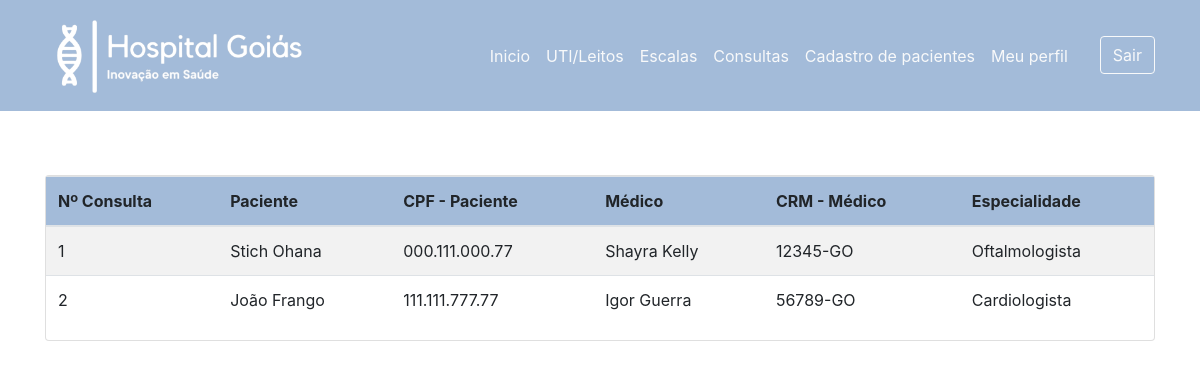
/controller/P_listagem-consulta.php (signed in), run on the app's committed database.
### tables this page shows
CREATE TABLE IF NOT EXISTS `consulta` (
  `id_consulta` int(11) NOT NULL AUTO_INCREMENT,
  `id_paciente` int(11) NOT NULL,
  `crm_med` varchar(15) NOT NULL,
  `id_leitos` varchar(5) DEFAULT NULL,
  `id_recepcao` int(11) NOT NULL,
  `hr_inicio` datetime NOT NULL,
  `hr_fim` datetime DEFAULT NULL,
  PRIMARY KEY (`id_consulta`),
  KEY `id_recepcao` (`id_recepcao`),
  KEY `id_paciente` (`id_paciente`),
  KEY `crm_med` (`crm_med`),
  KEY `id_leitos` (`id_leitos`)
);

CREATE TABLE IF NOT EXISTS `paciente` (
  `id` int(11) NOT NULL AUTO_INCREMENT,
  `cpf` varchar(14) NOT NULL,
  `nome` varchar(50) NOT NULL,
  `telefone` varchar(15) NOT NULL,
  `dt_nasc` date NOT NULL,
  `situacao` varchar(20) NOT NULL,
  `plano_saude` varchar(30) NOT NULL,
  `parente` varchar(50) DEFAULT NULL,
  PRIMARY KEY (`id`),
  UNIQUE KEY `cpf` (`cpf`)
);

CREATE TABLE IF NOT EXISTS `funcionario` (
  `cpf` varchar(14) NOT NULL,
  `nome` varchar(50) NOT NULL,
  `nome_funcao` enum('Médico','Recepção','Gestor') NOT NULL,
  `dt_nasc` date NOT NULL,
  `salario` float NOT NULL,
  `id_hospital` int(11) NOT NULL,
  PRIMARY KEY (`cpf`),
  KEY `id_hospital` (`id_hospital`)
);

CREATE TABLE IF NOT EXISTS `medico` (
  `crm` varchar(15) NOT NULL,
  `cpf` varchar(14) NOT NULL,
  `especialidade` varchar(15) NOT NULL,
  PRIMARY KEY (`crm`),
  UNIQUE KEY `cpf` (`cpf`)
);

### controller/P_listagem-consulta.php (the view, shortened to what this page needs)
<!DOCTYPE html>
<html lang="pt-br">
<head>
    <link rel="stylesheet" href="https://stackpath.bootstrapcdn.com/bootstrap/4.1.3/css/bootstrap.min.css">
    <link rel="stylesheet" href="https://cdn.es.gov.br/fonts/font-awesome/css/font-awesome.min.css">
</head>
<body>
<header>
      <nav class="navbar navbar-expand-sm navbar-light" style="background-color: #a3bbd9;">
        <div class="container">
          <a href="#" class="navbar-brand">
            <img src="../imagens/hospital_logo__2_-removebg-preview (1).png" height="85px">
          </a>
          <div class="collapse navbar-collapse" id="nav-principal">
            <ul class="navbar-nav ml-auto">
              <li class="nav-item">
                <a href="P_indexrec.php" class="nav-link text-light">Inicio</a>
              </li>
              <li class="nav-item">
                <a href="P_internações-uti_leitosrec.php" class="nav-link text-light">UTI/Leitos</a>
              </li>
              <li class="nav-item">
                <a href="P_escalarec.php" class="nav-link text-light">Escalas</a>
              </li>
              <li class="nav-item">
                <a href="P_agendamento-consulta.php" class="nav-link text-light">Consultas</a>
              </li>
              <li class="nav-item">
                <a href="P_cadastro_Paciente.php" class="nav-link text-light">Cadastro de pacientes</a>
              </li>
              <li class="nav-item">
                <a href="P_perfil-usuariorec.php" class="nav-link text-light">Meu perfil</a>
              </li>
              <li class="nav-item">
                <a href="V_logout.php" class="btn btn-outline-light ml-4">Sair</a>
              </li>
          </div>
        </div>
      </nav>
    </header>
<section class="meio">
<br>
<br>
<div class="container my-3" style="min-height: 100%;">
    <div class="row mb-2">
        <div class="col-md-12">
            <div class="card">
<?php
include('conexao_BD.php');
$sql = mysqli_query($conexao, "SELECT con.id_consulta, pac.nome, pac.cpf, fun.nome as nomeMed, med.crm, med.especialidade
FROM consulta as con INNER JOIN paciente as pac ON (con.id_paciente = pac.id)
INNER JOIN medico as med ON (con.crm_med = med.crm)
INNER JOIN funcionario as fun ON (med.cpf = fun.cpf)");
  echo "<table class='table table-striped'>";
  echo "<thead  style='background-color: #a3bbd9;'>";
    echo "<tr>";
      echo "<th scope='col'>Nº Consulta</th>";
      echo "<th scope='col'>Paciente</th>";
      echo "<th scope='col'>CPF - Paciente</th>";
      echo "<th scope='col'>Médico</th>";
      echo "<th scope='col'>CRM - Médico</th>";
      echo "<th scope='col'>Especialidade</th>";
    echo "</tr>";
  echo "</thead>";
  echo "<tbody>";
while ($listagem = mysqli_fetch_array($sql))
{
    $idConsulta = $listagem['id_consulta'];
    $nomePaciente = $listagem['nome'];
    $cpfPaciente = $listagem['cpf'];
    $nomeMed = $listagem['nomeMed'];
    $crmMed = $listagem['crm'];
    $especialidadeMed = $listagem['especialidade'];
        echo "<tr>";
            echo "<td id='dados1'>$idConsulta</td>";
            echo "<td id='dados2'>$nomePaciente</td>";
            echo "<td id='dados2'>$cpfPaciente</td>";
            echo "<td id='dados2'>$nomeMed</td>";
            echo "<td id='dados2'>$crmMed</td>";
            echo "<td id='dados2'>$especialidadeMed</td>";
        echo "</tr>";
}
  echo "</tbody>";
echo "</table>";
?>
</section>
</body>
</html>

### data on the page
consulta: id_consulta "1", id_paciente.nome "Stich Ohana", id_paciente.cpf "000.111.000.77", funcionario.nome "Shayra Kelly", crm_med.crm "12345-GO", crm_med.especialidade "Oftalmologista"
consulta: id_consulta "2", id_paciente.nome "João Frango", id_paciente.cpf "111.111.777.77", funcionario.nome "Igor Guerra", crm_med.crm "56789-GO", crm_med.especialidade "Cardiologista"
